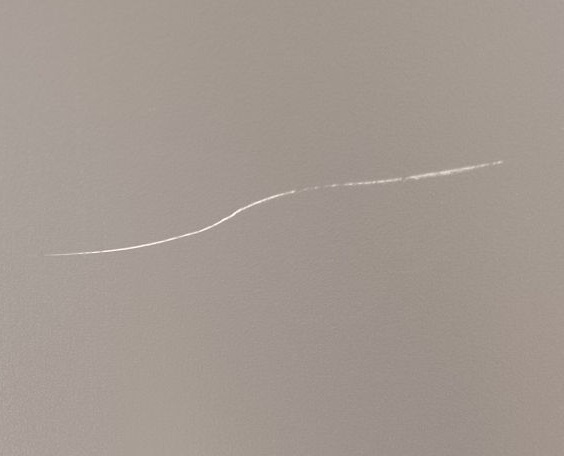
#> input picture 3. Deteccion de bordes/3.jpg, 564 x 456 px, found by its file name
$ python Deteccion_Bordes.py   (older library calls are emulated)
#> lines starting #> are read from the running program, lines starting #| are printed output that depends on the picture
# -*- coding: utf-8 -*-
"""
Created on Thu Nov 24 14:55:32 2022

@author: LASSODS
"""

import cv2
import numpy as np

# Lectura de imagen
imagen_prueba = cv2.imread('C:/Users/LASSODS/Cursos/ComputerVision_DeepLearning/3. Deteccion de bordes/3.jpg')
#> imagen_prueba is the input picture: shape (456, 564, 3); mean B, G, R 145.1, 152.7, 163.1

# Imagen en escala de grises
img_gray = cv2.cvtColor(imagen_prueba,cv2.COLOR_BGR2GRAY)

# Calculo de componentes del vector gradiente
gx = cv2.Sobel(img_gray, cv2.CV_64F,1,0,5)
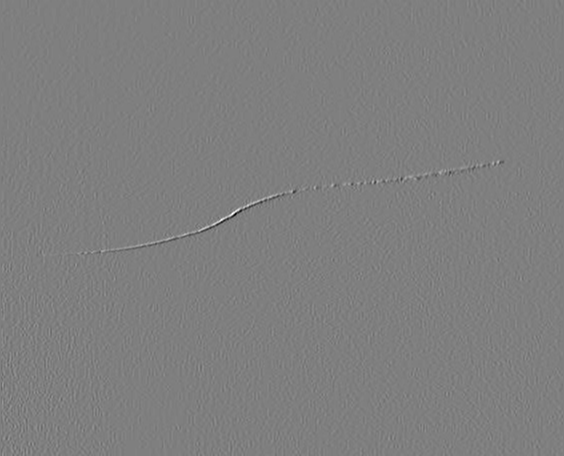
#> gx: shape (456, 564) float64; min -256, max 257, mean -0.1; drawn with min black and max white
gy = cv2.Sobel(img_gray, cv2.CV_64F,0,1,5)

# Calculo de magnitud del vector gradiente
mag,_ = cv2.cartToPolar(gx,gy)
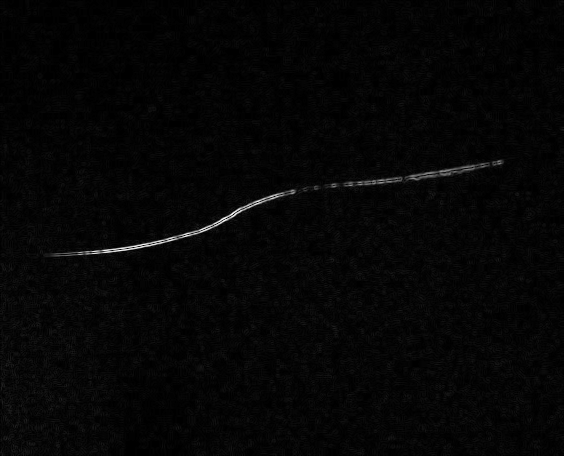
#> mag: shape (456, 564) float64; min 0, max 400.9, mean 9.3; drawn with min black and max white

mag = np.uint8((255*mag) / (np.max(mag)))

# Mostrar la imagen
cv2.imshow('',mag)

$ run again, with 3. Deteccion de bordes/1.jpg copied over 3. Deteccion de bordes/3.jpg
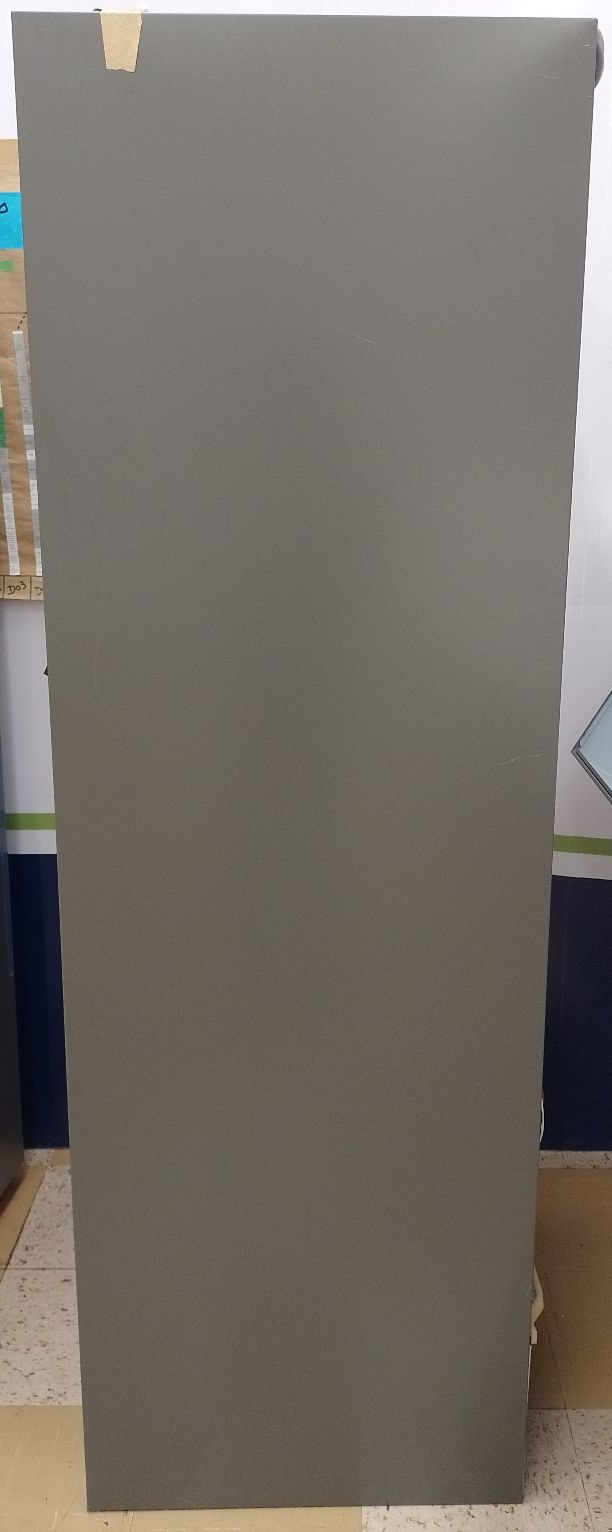
#> input picture 3. Deteccion de bordes/1.jpg, 612 x 1532 px, found by its file name
#> imagen_prueba is the input picture: shape (1532, 612, 3); mean B, G, R 103.9, 110.9, 116.9
#> `gx = cv2.Sobel(img_gray, cv2.CV_64F,1,0,5)`:
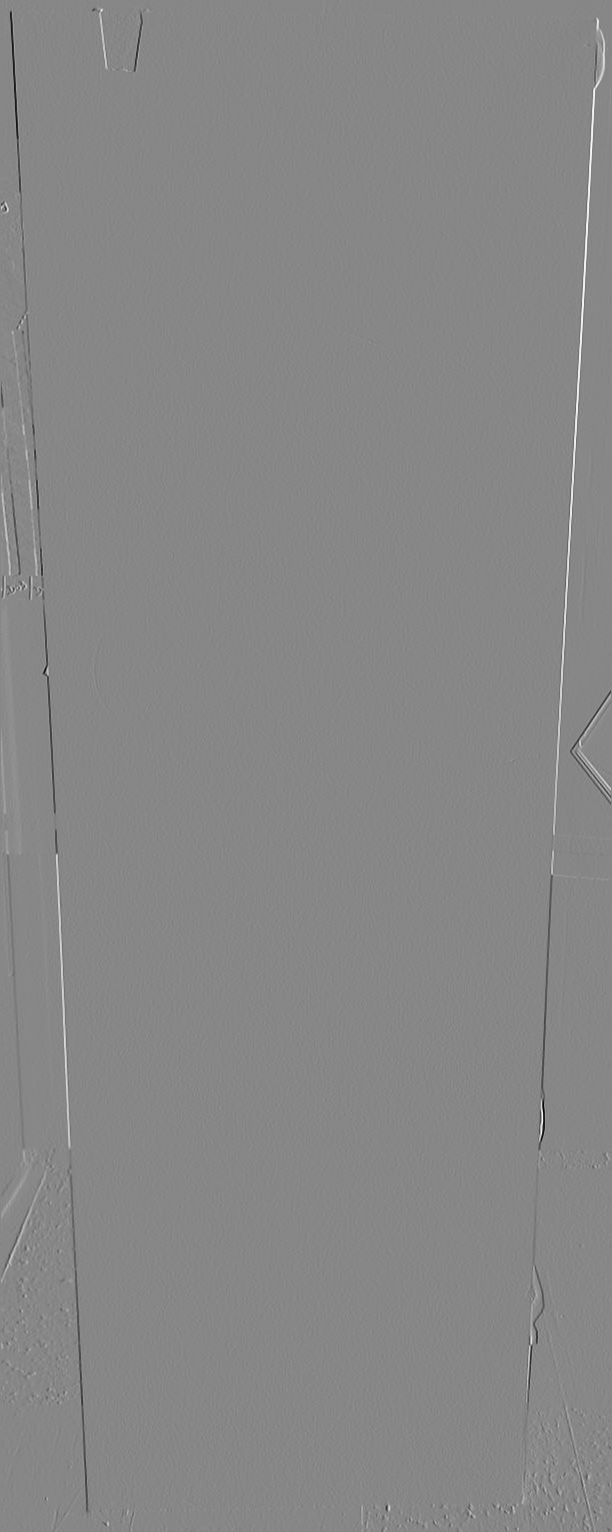
#> gx: shape (1532, 612) float64; min -703, max 624, mean 0.4; drawn with min black and max white
#> `mag,_ = cv2.cartToPolar(gx,gy)`:
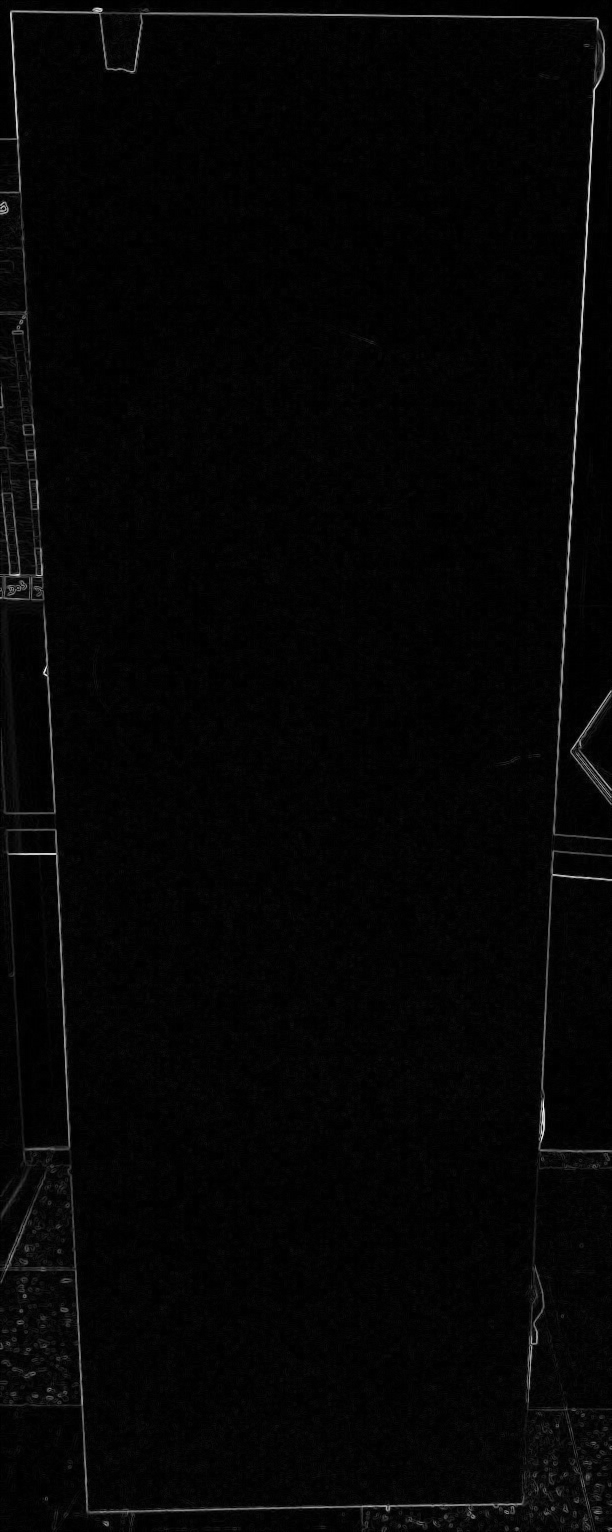
#> mag: shape (1532, 612) float64; min 0, max 708.1, mean 15.1; drawn with min black and max white

$ run again, with 3. Deteccion de bordes/2.jpg copied over 3. Deteccion de bordes/3.jpg
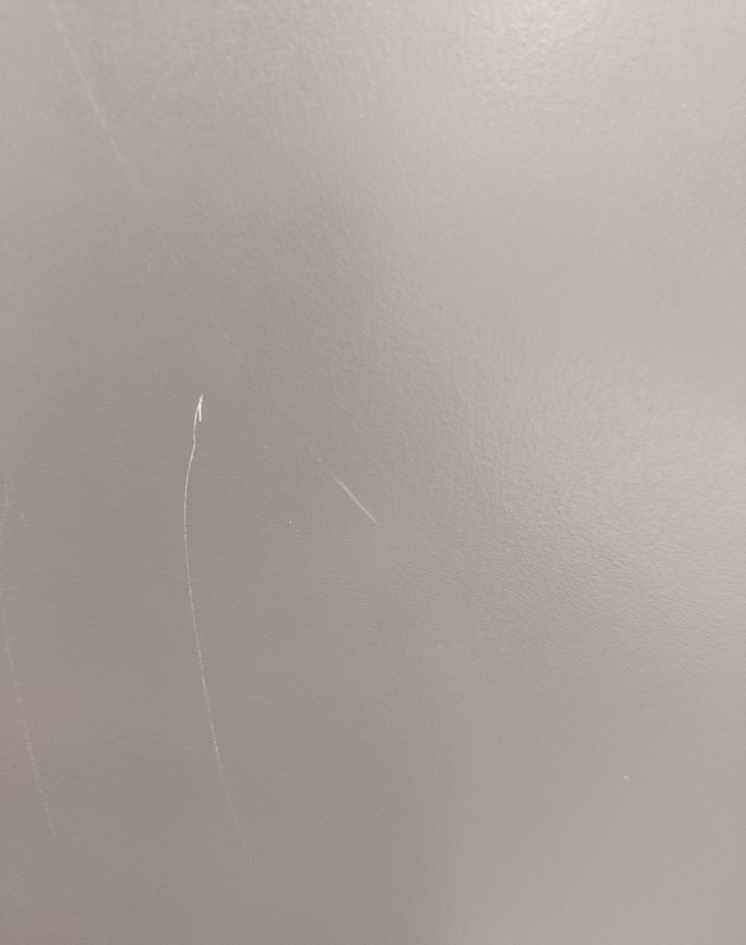
#> input picture 3. Deteccion de bordes/2.jpg, 746 x 945 px, shrunk from 1200 x 1520 before the run, found by its file name
#> imagen_prueba is the input picture: shape (945, 746, 3); mean B, G, R 156.5, 162.9, 171.8
#> `mag,_ = cv2.cartToPolar(gx,gy)`:
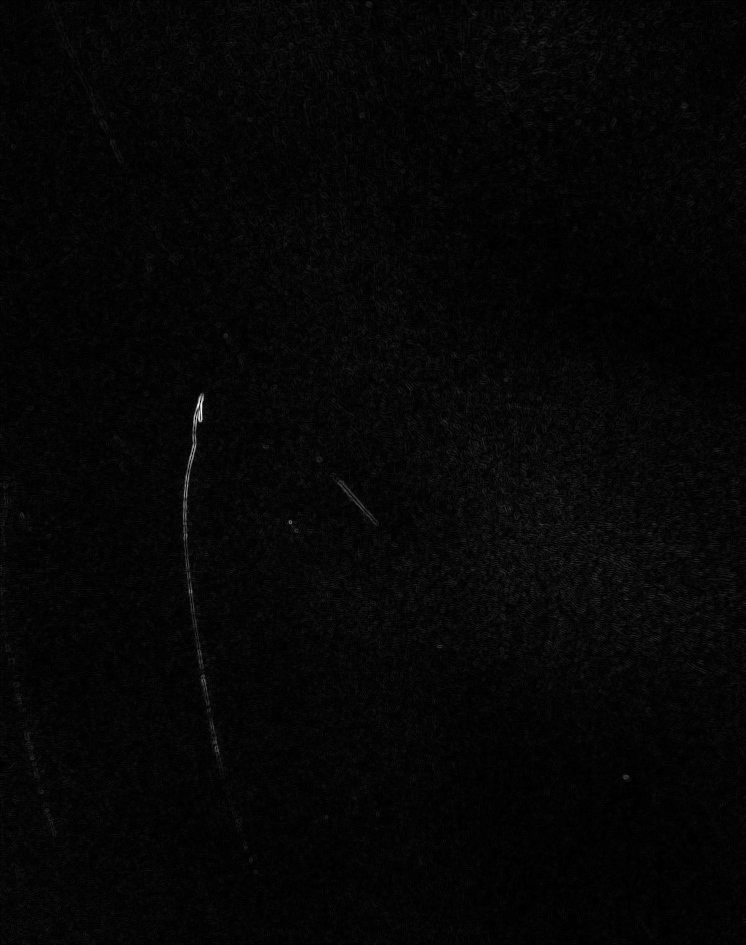
#> mag: shape (945, 746) float64; min 0, max 327.1, mean 8; drawn with min black and max white
